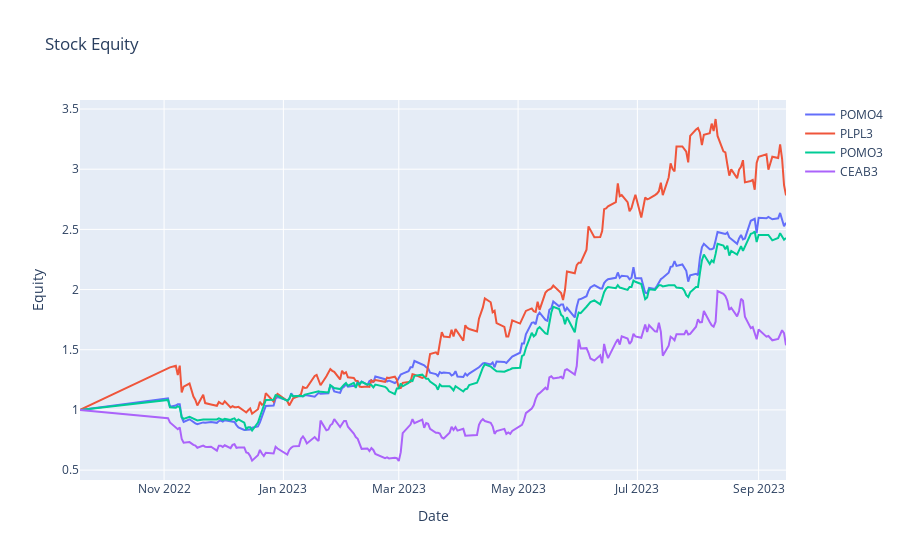

Here is the notebook cell this chart was saved with:
### Code cell
companies_filtered = df_labels[df_labels['labels'] == 14]['companies'].values

data = []

for cia in companies_filtered:
    trace = go.Scatter(
        x=stock_equity.index,
        y=stock_equity[cia],
        mode='lines',
        name=cia
    )
    data.append(trace)

layout = go.Layout(title='Stock Equity',
                   xaxis=dict(title='Date'),
                   yaxis=dict(title='Equity'))

fig = go.Figure(data=data, layout=layout)
fig.show()

### Figure 1 — Plotly figure (JSON) as saved in the notebook; plotly's stock layout.template omitted (floating-point values rounded to 4 significant figures; data arrays with more than 128 entries replaced by an {"elided": "..."} marker saying what was removed)
{"data": [{"mode": "lines", "name": "POMO4", "type": "scatter", "x": {"elided": "210 str values"}, "y": {"elided": "210 float values"}}, {"mode": "lines", "name": "PLPL3", "type": "scatter", "x": {"elided": "210 str values"}, "y": {"elided": "210 float values"}}, {"mode": "lines", "name": "POMO3", "type": "scatter", "x": {"elided": "210 str values"}, "y": {"elided": "210 float values"}}, {"mode": "lines", "name": "CEAB3", "type": "scatter", "x": {"elided": "210 str values"}, "y": {"elided": "210 float values"}}], "layout": {"title": {"text": "Stock Equity"}, "xaxis": {"title": {"text": "Date"}}, "yaxis": {"title": {"text": "Equity"}}}}
